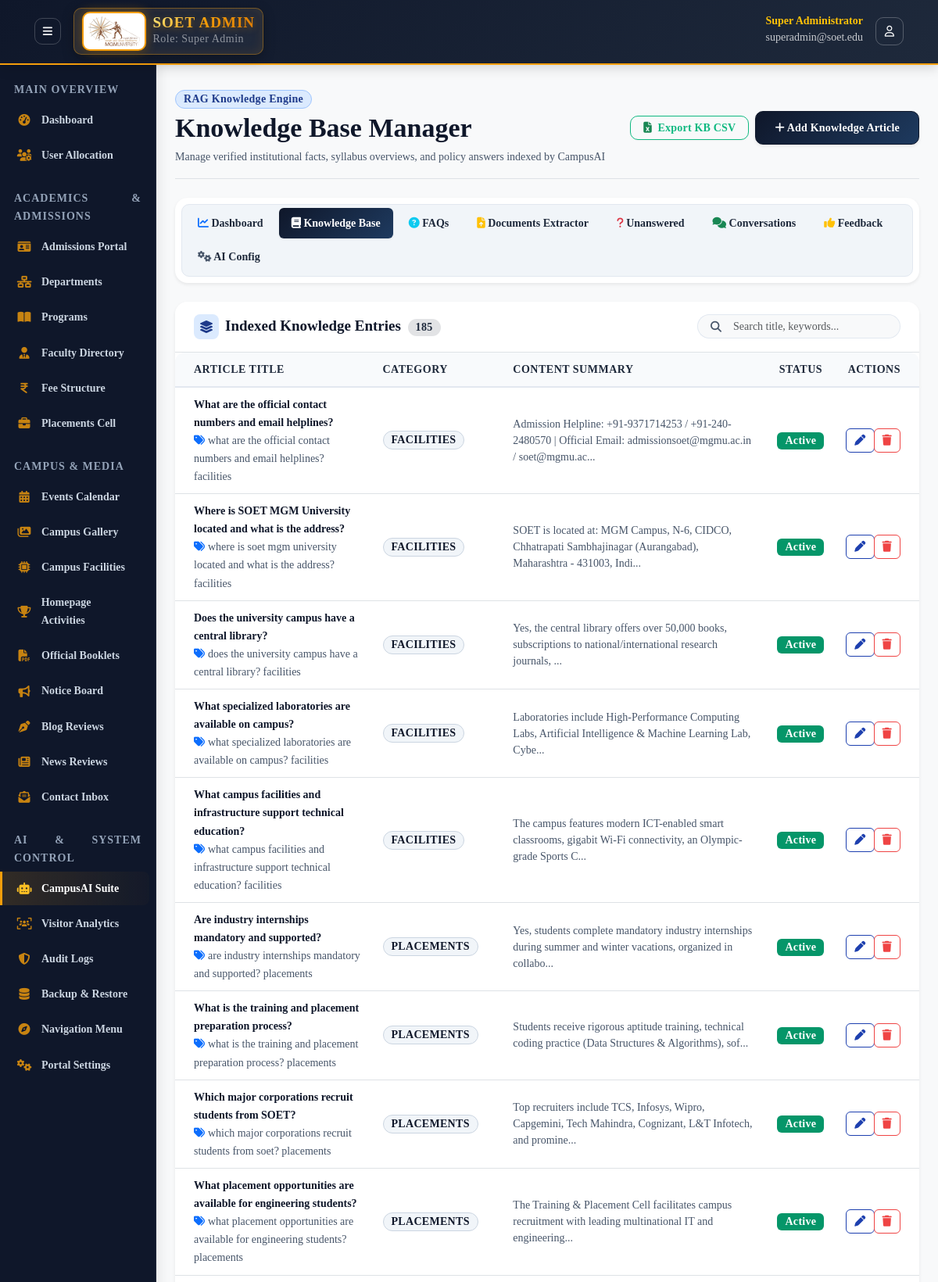
Page /admin/ai-chatbot/knowledge-base.php (signed in, upper part) on the committed database.
### tables this page shows
CREATE TABLE `knowledge_base` (
  `id` int(11) NOT NULL AUTO_INCREMENT,
  `title` varchar(255) NOT NULL,
  `category` varchar(50) DEFAULT 'general',
  `content` longtext NOT NULL,
  `source_url` varchar(255) DEFAULT NULL,
  `keywords` varchar(255) DEFAULT NULL,
  `status` enum('active','inactive') DEFAULT 'active',
  `created_at` timestamp NOT NULL DEFAULT current_timestamp(),
  `updated_at` timestamp NOT NULL DEFAULT current_timestamp() ON UPDATE current_timestamp(),
  PRIMARY KEY (`id`),
  FULLTEXT KEY `ft_kb` (`title`,`content`,`keywords`)
);

### core/Database.php (called while the page is built, shortened)
<?php
class Database
{
    private static ?Database $instance = null;
    private PDO $pdo;
    private function __construct()
    {
        $options = [
            PDO::ATTR_ERRMODE            => PDO::ERRMODE_EXCEPTION,
            PDO::ATTR_DEFAULT_FETCH_MODE => PDO::FETCH_ASSOC,
            PDO::ATTR_EMULATE_PREPARES   => false,
            PDO::ATTR_TIMEOUT            => 3,
        ];
        $rawHost = defined('DB_HOST') ? DB_HOST : '127.0.0.1';
        $port = defined('DB_PORT') ? DB_PORT : '3307';
        $dbName = defined('DB_NAME') ? DB_NAME : 'soet_college';
        $dbUser = defined('DB_USER') ? DB_USER : 'root';
        $dbPass = defined('DB_PASS') ? DB_PASS : '';
        $charset = defined('DB_CHARSET') ? DB_CHARSET : 'utf8mb4';
        $host = $rawHost;
        $dsnCandidates = [
            "mysql:host={$host};port={$port};dbname={$dbName};charset={$charset}",
            "mysql:host=127.0.0.1;port=3307;dbname={$dbName};charset={$charset}",
            "mysql:host=localhost;port=3307;dbname={$dbName};charset={$charset}",
            "mysql:host=127.0.0.1;port=3306;dbname={$dbName};charset={$charset}",
            "mysql:host=localhost;dbname={$dbName};charset={$charset}"
        ];
        $firstException = null;
        foreach (array_unique($dsnCandidates) as $dsn) {
            try {
                $this->pdo = new PDO($dsn, $dbUser, $dbPass, $options);
                return;
            } catch (PDOException $e) {
                if ($firstException === null) {
                    $firstException = $e;
                }
                $lastException = $e;
            }
        }
    }
    public static function getInstance(): Database
    {
        if (self::$instance === null) {
            self::$instance = new self();
        }
        return self::$instance;
    }
    public function query(string $sql, array $params = []): PDOStatement
    {
        $stmt = $this->pdo->prepare($sql);
        $stmt->execute($params);
        return $stmt;
    }
    public function fetchAll(string $sql, array $params = []): array
    {
        return $this->query($sql, $params)->fetchAll();
    }
}

### admin/ai-chatbot/knowledge-base.php (the view, shortened to what this page needs)
<?php
$db = Database::getInstance();
include_once __DIR__ . '/../../admin/includes/header.php';
$articles = $db->fetchAll("SELECT * FROM knowledge_base ORDER BY id DESC");
?>
<div class="d-flex justify-content-between align-items-center pt-2 pb-3 mb-4 border-bottom flex-wrap gap-2">
    <div>
        <div class="d-flex align-items-center gap-2 mb-1">
            <span class="badge bg-primary-subtle text-primary border border-primary-subtle rounded-pill px-2.5 py-1" style="font-size: 14px;">RAG Knowledge Engine</span>
        </div>
        <h2 class="font-display fw-extrabold text-dark mb-1">Knowledge Base Manager</h2>
        <p class="text-muted small mb-0">Manage verified institutional facts, syllabus overviews, and policy answers indexed by CampusAI</p>
    </div>
    <div class="d-flex gap-2 align-items-center flex-wrap">
        <a href="knowledge-base.php?action=export_csv" class="btn btn-outline-success btn-sm rounded-pill px-3 shadow-xs font-semibold">
            <i class="fa-solid fa-file-excel me-1 text-success"></i> Export KB CSV
        </a>
        <a href="knowledge-base.php?action=add" class="btn btn-primary btn-sm rounded-pill px-3.5 shadow-sm hover-lift font-semibold"><i class="fa-solid fa-plus me-1.5"></i> Add Knowledge Article</a>
    </div>
</div>
<div class="card border-0 shadow-sm rounded-4 bg-white p-2 mb-4">
    <ul class="nav nav-pills gap-1 flex-wrap" id="aiSubNav">
        <li class="nav-item"><a class="nav-link rounded-pill font-semibold px-3 py-2 text-sm text-secondary" href="index.php"><i class="fa-solid fa-chart-line me-1.5 text-primary"></i> Dashboard</a></li>
        <li class="nav-item"><a class="nav-link active rounded-pill font-semibold px-3 py-2 text-sm" href="knowledge-base.php"><i class="fa-solid fa-book me-1.5"></i> Knowledge Base</a></li>
        <li class="nav-item"><a class="nav-link rounded-pill font-semibold px-3 py-2 text-sm text-secondary" href="faq.php"><i class="fa-solid fa-circle-question me-1.5 text-info"></i> FAQs</a></li>
        <li class="nav-item"><a class="nav-link rounded-pill font-semibold px-3 py-2 text-sm text-secondary" href="documents.php"><i class="fa-solid fa-file-arrow-up me-1.5 text-warning"></i> Documents Extractor</a></li>
        <li class="nav-item"><a class="nav-link rounded-pill font-semibold px-3 py-2 text-sm text-secondary" href="unanswered.php"><i class="fa-solid fa-question me-1.5 text-danger"></i> Unanswered</a></li>
        <li class="nav-item"><a class="nav-link rounded-pill font-semibold px-3 py-2 text-sm text-secondary" href="conversations.php"><i class="fa-solid fa-comments me-1.5 text-success"></i> Conversations</a></li>
        <li class="nav-item"><a class="nav-link rounded-pill font-semibold px-3 py-2 text-sm text-secondary" href="feedback.php"><i class="fa-solid fa-thumbs-up me-1.5 text-warning"></i> Feedback</a></li>
        <li class="nav-item"><a class="nav-link rounded-pill font-semibold px-3 py-2 text-sm text-secondary" href="settings.php"><i class="fa-solid fa-gears me-1.5 text-muted"></i> AI Config</a></li>
    </ul>
</div>
<div class="card border-0 shadow-sm rounded-4 bg-white overflow-hidden mb-4">
    <div class="card-header bg-white py-3 px-4 d-flex justify-content-between align-items-center flex-wrap gap-2 border-bottom">
        <div class="d-flex align-items-center gap-2">
            <div class="stat-icon-sm bg-primary-subtle text-primary rounded-3 d-inline-flex align-items-center justify-content-center" style="width: 32px; height: 32px;">
                <i class="fa-solid fa-layer-group"></i>
            </div>
            <h5 class="fw-bold mb-0 text-dark">Indexed Knowledge Entries <span class="badge bg-secondary-subtle text-secondary rounded-pill ms-1" style="font-size: 14px;"><?php echo count($articles); ?></span></h5>
        </div>
        <div class="input-group input-group-sm" style="max-width: 260px;">
            <span class="input-group-text bg-light border-end-0 rounded-start-pill text-muted ps-3"><i class="fa-solid fa-magnifying-glass"></i></span>
            <input type="text" id="kbSearchInput" class="form-control bg-light border-start-0 rounded-end-pill pe-3" placeholder="Search title, keywords...">
        </div>
    </div>
    <div class="card-body p-0">
        <div class="table-responsive">
            <table class="table table-hover align-middle mb-0" id="kbTable">
                <thead class="table-light">
                    <tr>
                        <th class="ps-4" style="width: 28%;">Article Title</th>
                        <th>Category</th>
                        <th style="width: 38%;">Content Summary</th>
                        <th class="text-center">Status</th>
                        <th class="text-end pe-4">Actions</th>
                    </tr>
                </thead>
                <tbody>
                    <?php if (empty($articles)): ?>
                        <tr>
                            <td colspan="5" class="text-center py-5 text-muted">
                                <i class="fa-solid fa-book-open display-6 text-secondary opacity-40 mb-3 d-block"></i>
                                No Knowledge Base articles recorded.
                            </td>
                        </tr>
                    <?php else: ?>
                        <?php foreach ($articles as $art): ?>
                            <tr>
                                <td class="ps-4">
                                    <div class="fw-bold text-dark"><?php echo htmlspecialchars($art['title']); ?></div>
                                    <?php if (!empty($art['keywords'])): ?>
                                        <div class="text-muted small mt-0.5" style="font-size: 14px;"><i class="fa-solid fa-tags me-1 text-primary"></i><?php echo htmlspecialchars($art['keywords']); ?></div>
                                    <?php endif; ?>
                                </td>
                                <td><span class="badge bg-light text-dark border rounded-pill px-2.5 py-1 text-uppercase" style="font-size: 14px; font-weight: 600;"><?php echo htmlspecialchars($art['category']); ?></span></td>
                                <td>
                                    <div class="text-muted small" style="line-height: 1.5;"><?php echo truncate(htmlspecialchars($art['content']), 110); ?></div>
                                </td>
                                <td class="text-center"><?php echo statusBadge($art['status']); ?></td>
                                <td class="text-end pe-4 text-nowrap">
                                    <div class="btn-group btn-group-sm">
                                        <a href="knowledge-base.php?action=edit&id=<?php echo $art['id']; ?>" class="btn btn-outline-primary rounded-start-pill px-2.5" title="Edit Article"><i class="fa-solid fa-pen"></i></a>
                                        <a href="knowledge-base.php?action=delete&id=<?php echo $art['id']; ?>" class="btn btn-outline-danger rounded-end-pill px-2.5" title="Delete Article" onclick="return confirm('Delete this Knowledge Base article?');"><i class="fa-solid fa-trash"></i></a>
                                    </div>
                                </td>
                            </tr>
                        <?php endforeach; ?>
                    <?php endif; ?>
                </tbody>
            </table>
        </div>
    </div>
</div>
<?php include_once __DIR__ . '/../../admin/includes/footer.php'; ?>

### includes/functions.php (shortened to what this page needs)
<?php
function truncate(string $text, int $length = 150): string
{
    if (strlen($text) <= $length) return $text;
    return substr($text, 0, $length) . '...';
}
function statusBadge(string $status): string
{
    $colors = [
        'pending' => 'warning', 'submitted' => 'info', 'under_review' => 'primary',
        'approved' => 'success', 'published' => 'success', 'rejected' => 'danger',
        'returned' => 'secondary', 'draft' => 'light', 'verified' => 'info',
        'active' => 'success', 'inactive' => 'secondary', 'unread' => 'danger', 'read' => 'success',
    ];
    $color = $colors[$status] ?? 'secondary';
    return '<span class="badge bg-' . $color . '">' . ucfirst(str_replace('_', ' ', $status)) . '</span>';
}

### assets/css/admin.css (style rules this page uses)
body, .admin-top-navbar, .admin-sidebar, .admin-card, .admin-table, button, input, select, textarea, .btn, .nav-link, .dropdown-item { font-family: 'Times New Roman', Times, 'Liberation Serif', Georgia, serif !important; }

### rows in the picture
knowledge_base: title "What are the official contact numbers and email helplines?", keywords "what are the official contact numbers and email helplines? facilities", category "FACILITIES", content "Admission Helpline: +91-9371714253 / +91-240-2480570 | Official Email: admissionsoet@mgmu.ac.in / soet@mgmu.ac...", status "Active"
knowledge_base: title "Where is SOET MGM University located and what is the address?", keywords "where is soet mgm university located and what is the address? facilities", category "FACILITIES", content "SOET is located at: MGM Campus, N-6, CIDCO, Chhatrapati Sambhajinagar (Aurangabad), Maharashtra - 431003, Indi...", status "Active"
knowledge_base: title "Does the university campus have a central library?", keywords "does the university campus have a central library? facilities", category "FACILITIES", content "Yes, the central library offers over 50,000 books, subscriptions to national/international research journals, ...", status "Active"
knowledge_base: title "What specialized laboratories are available on campus?", keywords "what specialized laboratories are available on campus? facilities", category "FACILITIES", content "Laboratories include High-Performance Computing Labs, Artificial Intelligence & Machine Learning Lab, Cybe...", status "Active"
knowledge_base: title "What campus facilities and infrastructure support technical education?", keywords "what campus facilities and infrastructure support technical education? facilities", category "FACILITIES", content "The campus features modern ICT-enabled smart classrooms, gigabit Wi-Fi connectivity, an Olympic-grade Sports C...", status "Active"
knowledge_base: title "Are industry internships mandatory and supported?", keywords "are industry internships mandatory and supported? placements", category "PLACEMENTS", content "Yes, students complete mandatory industry internships during summer and winter vacations, organized in collabo...", status "Active"
knowledge_base: title "What is the training and placement preparation process?", keywords "what is the training and placement preparation process? placements", category "PLACEMENTS", content "Students receive rigorous aptitude training, technical coding practice (Data Structures & Algorithms), sof...", status "Active"
knowledge_base: title "Which major corporations recruit students from SOET?", keywords "which major corporations recruit students from soet? placements", category "PLACEMENTS", content "Top recruiters include TCS, Infosys, Wipro, Capgemini, Tech Mahindra, Cognizant, L&T Infotech, and promine...", status "Active"
knowledge_base: title "What placement opportunities are available for engineering students?", keywords "what placement opportunities are available for engineering students? placements", category "PLACEMENTS", content "The Training & Placement Cell facilitates campus recruitment with leading multinational IT and engineering...", status "Active"

### other values in the picture
$user['role_name'] "Super Admin"
$user['full_name'] "Super Administrator"
$user['email'] "superadmin@soet.edu"
count($articles) "185"
